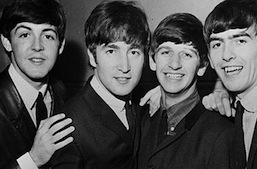
#> input picture Pillow/input/comp_background.jpg, 257 x 169 px, found by its file name
$ python Composite.py
#> lines starting #> are read from the running program, lines starting #| are printed output that depends on the picture
# This program contains information about how we are going to change the Composite of the image.

# Step 1 : In this step we are importing Library for the editing of the image.
from PIL import Image

# Step 2 : In second step we are giving the address of the image form the "INPUT" folder.
image1 = Image.open("C:/Users/LENOVO/PycharmProjects/Image-Processing/input/comp_background.jpg").convert("RGBA")
image2 = Image.open("C:/Users/LENOVO/PycharmProjects/Image-Processing/input/comp_foreground.jpg").convert("RGBA")
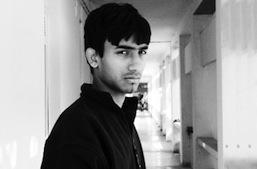
#> input picture Pillow/input/comp_foreground.jpg, 257 x 169 px, found by its file name
image3 = Image.open("C:/Users/LENOVO/PycharmProjects/Image-Processing/input/comp_mask.jpg").convert("RGBA")
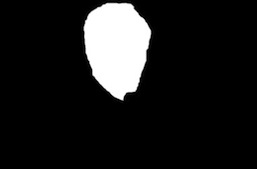
#> input picture Pillow/input/comp_mask.jpg, 257 x 169 px, found by its file name

# Lets make composite of these images .
Image.composite(image1, image2, image3).save("C:/Users/LENOVO/PycharmProjects/Image-Processing/output/Composite/Cp.png")

print("All Done !")
